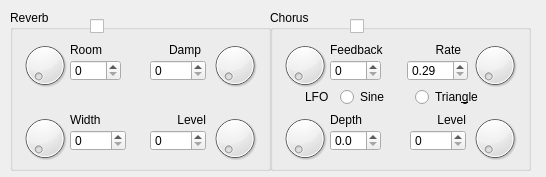
<?xml version="1.0" encoding="UTF-8"?>
<ui version="4.0">
 <class>qmpEfxWindow</class>
 <widget class="QDialog" name="qmpEfxWindow">
  <property name="geometry">
   <rect>
    <x>0</x>
    <y>0</y>
    <width>546</width>
    <height>177</height>
   </rect>
  </property>
  <property name="windowTitle">
   <string>Effects</string>
  </property>
  <widget class="QGroupBox" name="gReverb">
   <property name="geometry">
    <rect>
     <x>10</x>
     <y>10</y>
     <width>261</width>
     <height>161</height>
    </rect>
   </property>
   <property name="title">
    <string>Reverb</string>
   </property>
   <widget class="QCheckBox" name="cbEnabledR">
    <property name="geometry">
     <rect>
      <x>80</x>
      <y>4</y>
      <width>21</width>
      <height>24</height>
     </rect>
    </property>
    <property name="text">
     <string/>
    </property>
   </widget>
   <widget class="QDial" name="dRoom">
    <property name="geometry">
     <rect>
      <x>10</x>
      <y>30</y>
      <width>50</width>
      <height>51</height>
     </rect>
    </property>
    <property name="maximum">
     <number>120</number>
    </property>
   </widget>
   <widget class="QDial" name="dDamp">
    <property name="geometry">
     <rect>
      <x>200</x>
      <y>30</y>
      <width>50</width>
      <height>51</height>
     </rect>
    </property>
    <property name="maximum">
     <number>100</number>
    </property>
   </widget>
   <widget class="QDial" name="dWidth">
    <property name="geometry">
     <rect>
      <x>10</x>
      <y>103</y>
      <width>50</width>
      <height>51</height>
     </rect>
    </property>
    <property name="maximum">
     <number>100</number>
    </property>
   </widget>
   <widget class="QDial" name="dLevelR">
    <property name="geometry">
     <rect>
      <x>200</x>
      <y>103</y>
      <width>50</width>
      <height>51</height>
     </rect>
    </property>
    <property name="maximum">
     <number>100</number>
    </property>
   </widget>
   <widget class="QLabel" name="lbRoom">
    <property name="geometry">
     <rect>
      <x>60</x>
      <y>30</y>
      <width>41</width>
      <height>20</height>
     </rect>
    </property>
    <property name="text">
     <string>Room</string>
    </property>
   </widget>
   <widget class="QSpinBox" name="sbRoom">
    <property name="geometry">
     <rect>
      <x>60</x>
      <y>50</y>
      <width>51</width>
      <height>21</height>
     </rect>
    </property>
    <property name="maximum">
     <number>120</number>
    </property>
   </widget>
   <widget class="QLabel" name="lbDamp">
    <property name="geometry">
     <rect>
      <x>140</x>
      <y>30</y>
      <width>51</width>
      <height>20</height>
     </rect>
    </property>
    <property name="text">
     <string>Damp</string>
    </property>
    <property name="alignment">
     <set>Qt::AlignRight|Qt::AlignTrailing|Qt::AlignVCenter</set>
    </property>
   </widget>
   <widget class="QSpinBox" name="sbDamp">
    <property name="geometry">
     <rect>
      <x>140</x>
      <y>50</y>
      <width>56</width>
      <height>21</height>
     </rect>
    </property>
    <property name="maximum">
     <number>100</number>
    </property>
   </widget>
   <widget class="QLabel" name="lbWidth">
    <property name="geometry">
     <rect>
      <x>60</x>
      <y>100</y>
      <width>51</width>
      <height>20</height>
     </rect>
    </property>
    <property name="text">
     <string>Width</string>
    </property>
   </widget>
   <widget class="QSpinBox" name="sbWidth">
    <property name="geometry">
     <rect>
      <x>60</x>
      <y>120</y>
      <width>56</width>
      <height>21</height>
     </rect>
    </property>
    <property name="maximum">
     <number>100</number>
    </property>
   </widget>
   <widget class="QLabel" name="lbLevelR">
    <property name="geometry">
     <rect>
      <x>145</x>
      <y>100</y>
      <width>51</width>
      <height>20</height>
     </rect>
    </property>
    <property name="text">
     <string>Level</string>
    </property>
    <property name="alignment">
     <set>Qt::AlignRight|Qt::AlignTrailing|Qt::AlignVCenter</set>
    </property>
   </widget>
   <widget class="QSpinBox" name="sbLevelR">
    <property name="geometry">
     <rect>
      <x>140</x>
      <y>120</y>
      <width>56</width>
      <height>21</height>
     </rect>
    </property>
    <property name="maximum">
     <number>100</number>
    </property>
   </widget>
  </widget>
  <widget class="QGroupBox" name="gChorus">
   <property name="geometry">
    <rect>
     <x>270</x>
     <y>10</y>
     <width>261</width>
     <height>161</height>
    </rect>
   </property>
   <property name="title">
    <string>Chorus</string>
   </property>
   <widget class="QCheckBox" name="cbEnabledC">
    <property name="geometry">
     <rect>
      <x>80</x>
      <y>4</y>
      <width>21</width>
      <height>24</height>
     </rect>
    </property>
    <property name="text">
     <string/>
    </property>
   </widget>
   <widget class="QDial" name="dFeedBack">
    <property name="geometry">
     <rect>
      <x>10</x>
      <y>30</y>
      <width>50</width>
      <height>51</height>
     </rect>
    </property>
    <property name="maximum">
     <number>99</number>
    </property>
   </widget>
   <widget class="QDial" name="dRate">
    <property name="geometry">
     <rect>
      <x>200</x>
      <y>30</y>
      <width>50</width>
      <height>51</height>
     </rect>
    </property>
    <property name="minimum">
     <number>29</number>
    </property>
    <property name="maximum">
     <number>500</number>
    </property>
    <property name="value">
     <number>29</number>
    </property>
   </widget>
   <widget class="QDial" name="dDepth">
    <property name="geometry">
     <rect>
      <x>10</x>
      <y>103</y>
      <width>50</width>
      <height>51</height>
     </rect>
    </property>
    <property name="maximum">
     <number>210</number>
    </property>
   </widget>
   <widget class="QDial" name="dLevelC">
    <property name="geometry">
     <rect>
      <x>200</x>
      <y>103</y>
      <width>50</width>
      <height>51</height>
     </rect>
    </property>
    <property name="maximum">
     <number>100</number>
    </property>
   </widget>
   <widget class="QLabel" name="lbFeedBack">
    <property name="geometry">
     <rect>
      <x>60</x>
      <y>30</y>
      <width>71</width>
      <height>20</height>
     </rect>
    </property>
    <property name="text">
     <string>Feedback</string>
    </property>
   </widget>
   <widget class="QSpinBox" name="sbFeedBack">
    <property name="geometry">
     <rect>
      <x>60</x>
      <y>50</y>
      <width>51</width>
      <height>21</height>
     </rect>
    </property>
    <property name="maximum">
     <number>99</number>
    </property>
   </widget>
   <widget class="QLabel" name="lbRate">
    <property name="geometry">
     <rect>
      <x>140</x>
      <y>30</y>
      <width>51</width>
      <height>20</height>
     </rect>
    </property>
    <property name="text">
     <string>Rate</string>
    </property>
    <property name="alignment">
     <set>Qt::AlignRight|Qt::AlignTrailing|Qt::AlignVCenter</set>
    </property>
   </widget>
   <widget class="QLabel" name="lbDepth">
    <property name="geometry">
     <rect>
      <x>60</x>
      <y>100</y>
      <width>51</width>
      <height>20</height>
     </rect>
    </property>
    <property name="text">
     <string>Depth</string>
    </property>
   </widget>
   <widget class="QLabel" name="lbLevelC">
    <property name="geometry">
     <rect>
      <x>145</x>
      <y>100</y>
      <width>51</width>
      <height>20</height>
     </rect>
    </property>
    <property name="text">
     <string>Level</string>
    </property>
    <property name="alignment">
     <set>Qt::AlignRight|Qt::AlignTrailing|Qt::AlignVCenter</set>
    </property>
   </widget>
   <widget class="QSpinBox" name="sbLevelC">
    <property name="geometry">
     <rect>
      <x>140</x>
      <y>120</y>
      <width>56</width>
      <height>21</height>
     </rect>
    </property>
    <property name="maximum">
     <number>100</number>
    </property>
   </widget>
   <widget class="QDoubleSpinBox" name="sbRate">
    <property name="geometry">
     <rect>
      <x>137</x>
      <y>50</y>
      <width>61</width>
      <height>21</height>
     </rect>
    </property>
    <property name="minimum">
     <double>0.290000000000000</double>
    </property>
    <property name="maximum">
     <double>5.000000000000000</double>
    </property>
    <property name="singleStep">
     <double>0.100000000000000</double>
    </property>
   </widget>
   <widget class="QLabel" name="lbLFO">
    <property name="geometry">
     <rect>
      <x>35</x>
      <y>77</y>
      <width>41</width>
      <height>20</height>
     </rect>
    </property>
    <property name="text">
     <string>LFO</string>
    </property>
   </widget>
   <widget class="QRadioButton" name="rbSine">
    <property name="geometry">
     <rect>
      <x>70</x>
      <y>77</y>
      <width>61</width>
      <height>20</height>
     </rect>
    </property>
    <property name="text">
     <string>Sine</string>
    </property>
   </widget>
   <widget class="QRadioButton" name="rbTriangle">
    <property name="geometry">
     <rect>
      <x>145</x>
      <y>77</y>
      <width>91</width>
      <height>20</height>
     </rect>
    </property>
    <property name="text">
     <string>Trian&amp;gle</string>
    </property>
   </widget>
   <widget class="QDoubleSpinBox" name="sbDepth">
    <property name="geometry">
     <rect>
      <x>60</x>
      <y>120</y>
      <width>51</width>
      <height>21</height>
     </rect>
    </property>
    <property name="decimals">
     <number>1</number>
    </property>
    <property name="maximum">
     <double>21.000000000000000</double>
    </property>
    <property name="singleStep">
     <double>0.100000000000000</double>
    </property>
   </widget>
  </widget>
 </widget>
 <resources/>
 <connections/>
</ui>
